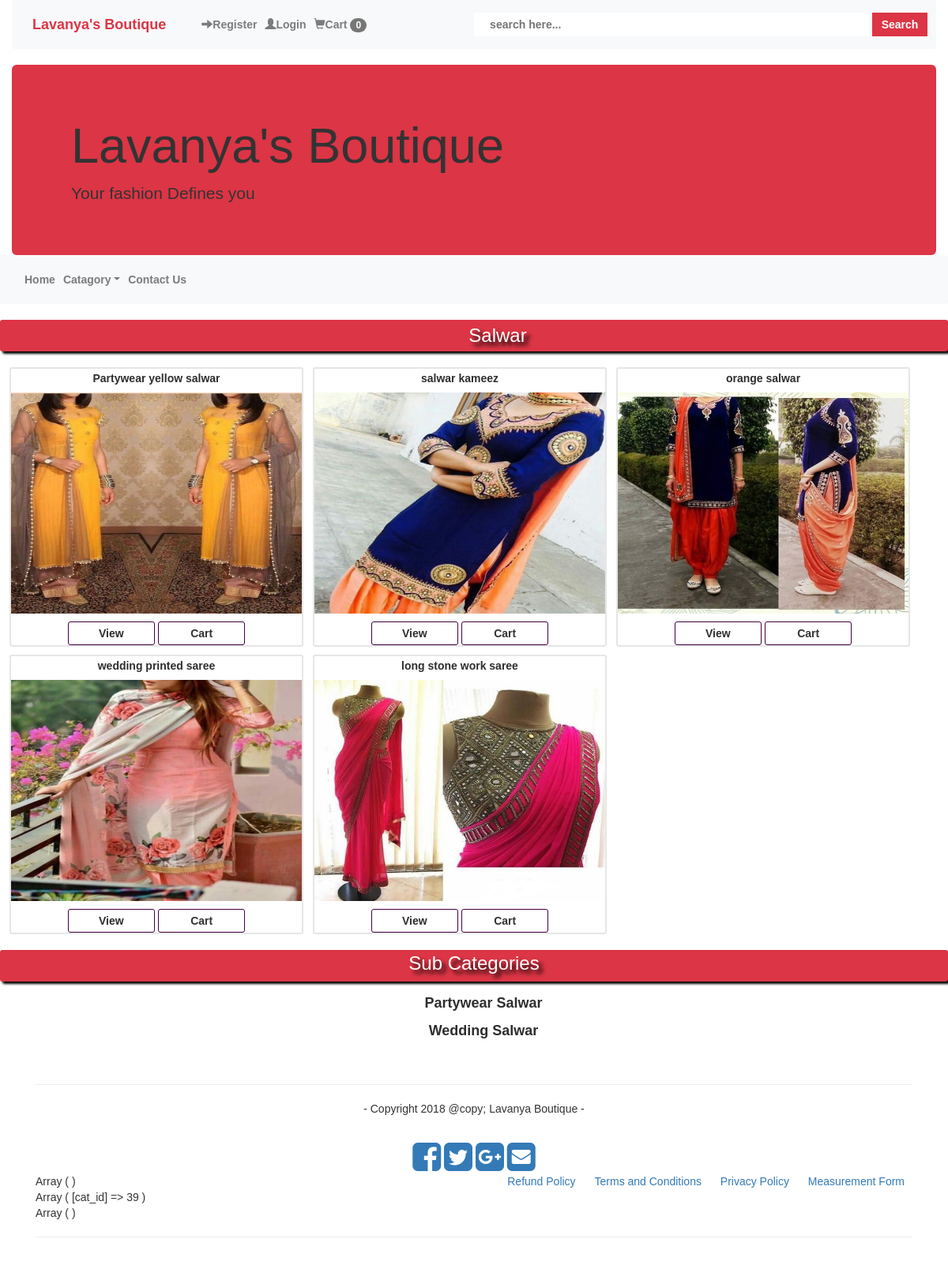
Screenshot of /view/cat_detail.php?cat_id=39 with the database file from the repository.
### tables this page shows
CREATE TABLE `main_cat` (
  `cat_id` int(10) NOT NULL,
  `cat_name` varchar(50) NOT NULL
);

CREATE TABLE `products` (
  `pro_id` int(10) NOT NULL,
  `pro_name` varchar(100) NOT NULL,
  `cat_id` int(10) NOT NULL,
  `sub_cat_id` int(10) NOT NULL,
  `image` varchar(255) NOT NULL,
  `description` varchar(255) NOT NULL,
  `price` int(10) NOT NULL,
  `keyword` varchar(255) NOT NULL,
  `pro_added_date` timestamp NOT NULL DEFAULT CURRENT_TIMESTAMP ON UPDATE CURRENT_TIMESTAMP
);

CREATE TABLE `sub_cat` (
  `sub_cat_id` int(10) NOT NULL,
  `sub_cat_name` varchar(155) NOT NULL,
  `cat_id` int(10) NOT NULL
);

### model/function.php (called while the page is built, shortened)
<?php
function userLoggedIn() {
    if (isset($_SESSION["username"]) && isset($_SESSION["password"]) && isset($_SESSION["role"])) {
        return true;
    } else {
        return false;
    }
}
?>

### control/display_db.php (the view, shortened to what this page needs)
<?php
function getIp() {
    $ip = $_SERVER['REMOTE_ADDR'];
    return $ip;
}
function cart_count(){
    include("../model/db.php");
    $ip = getIp();
    $get_cart_item = $conn->prepare("select * from carts where ip_add='$ip'");
    $get_cart_item->execute();
    $count_cart = $get_cart_item->rowCount();
    echo $count_cart;
}
function cat_detail(){
    include("../model/db.php");
    if(isset($_GET['cat_id'])){
        $cat_id = $_GET['cat_id'];
        $cat_pro = $conn->prepare("select * from products where cat_id='$cat_id'");
        $cat_pro->setFetchMode(PDO:: FETCH_ASSOC);
        $cat_pro->execute();
        $cat_name =$conn->prepare("select * from main_cat where cat_id='$cat_id'");
        $cat_name->setFetchMode(PDO:: FETCH_ASSOC);
        $cat_name->execute();
        $row = $cat_name->fetch();
        $row_main_cat = $row['cat_name'];
        echo"<h3>$row_main_cat</h3>";
        while($row_cat = $cat_pro->fetch()):
            echo" <li>
                    <a href='../view/pro_detail.php?pro_id=".$row_cat ['pro_id']."'>
                        <h4>".$row_cat ['pro_name']."</h4>
                        <img src='../view/img/pro_img/".$row_cat ['image']."'>
                        <center>
                            <button id='pro_btn'><a href = '../view/pro_detail.php?pro_id=".$row_cat ['pro_id']."'>View</a></button>
                            <button id='pro_btn' name = 'cart_btn'>Cart</button>
                        </center>
                    </a>
                  </li>";
        endwhile;
    }
}
function viewall_subcat(){
    include("../model/db.php");
    if(isset($_GET['cat_id'])){
        $cat_id = $_GET['cat_id'];
        $sub_cat = $conn->prepare("select * from sub_cat where cat_id='$cat_id'");
        $sub_cat->setFetchMode(PDO:: FETCH_ASSOC);
        $sub_cat->execute();
        echo"<h3>Sub Categories</h3>";
        while($row = $sub_cat->fetch()):
            echo "<li><a href='cat_detail.php?sub_cat_id=".$row['sub_cat_id']."'>".$row['sub_cat_name']."</a></li>";
        endwhile;
    }
}
?>

### view/pages/links.php (shortened to what this page needs)
<!doctype html>
<html lang="en">
  <head>
    <link href="css/style.css" rel="stylesheet">
    <link rel="stylesheet" href="https://stackpath.bootstrapcdn.com/bootstrap/4.1.3/css/bootstrap.min.css">
    <link rel="stylesheet" href="https://use.fontawesome.com/releases/v5.2.0/css/all.css">
    <link href="//maxcdn.bootstrapcdn.com/font-awesome/4.1.0/css/font-awesome.min.css" rel="stylesheet">
    <link href="../view/css/bootstrap-datepicker.css" rel="stylesheet">
      <link href="//maxcdn.bootstrapcdn.com/bootstrap/3.3.0/css/bootstrap.min.css" rel="stylesheet" id="bootstrap-css">
  </head>
  <body>

### view/pages/header.php (shortened to what this page needs)
<?php
    include('../model/function.php');
    include('../control/display_db.php');
?>
<div class="container-fluid">
<nav class="navbar navbar-expand-md navbar-light bg-light sticky-top" style="font-weight: bolder;">
            <a class="navbar-brand" href="index.php" style="font-weight:bolder; color: #dc3545;">Lavanya's Boutique</a>
        <div class="collapse navbar-collapse" id="navbarFour">
        <ul class="nav navbar-nav ml-auto">
        <?php
        if(!userLoggedIn()){
        echo'<li class="nav-item"><a class="nav-link" href="reg.php"><span class="glyphicon glyphicon-arrow-right"></span><strong>Register</strong></a>
        </li>';
        }
        ?>
            <?php
                if(!userLoggedIn()){
                    echo '<li class="nav-item"><a class="nav-link" href="login.php"><span class="glyphicon glyphicon-user"></span><strong>Login</strong></a></li>';
                }
            ?>
        <li class="nav-item" id="cart_btn"><a id = "cart-popover" class="nav-link" data-placement = "bottom" title="shopping cart" href="../view/cart.php">
            <span class="glyphicon glyphicon-shopping-cart"></span><strong>Cart </strong>
            <span class="badge"> <?php echo cart_count(); ?></span>
            </a></li>
        </ul>
        </div>
        <div id="search">
            <form method="get" enctype="multipart/form-data" action="../view/search.php">
                <input type="text" id="search_box" name="user_query" placeholder="search here...">
                <button name="search" id="search_btn">Search</button>
            </form>
        </div>
    </nav>
    <div class="jumbotron jumbotron-fluid" style="margin-bottom: 0px; background: #dc3545;">
        <div class="container">
        <h1>Lavanya's Boutique</h1>
        <p>Your fashion Defines you</p>
        </div>
    </div>
</div>

### view/pages/navbar.php (shortened to what this page needs)
<nav class="navbar navbar-expand-md navbar-light bg-light" style="font-weight: bolder;">
        <div class="collapse navbar-collapse abc" id="collapse_target">
        <ul class="navbar-nav">
        <li class="nav-item"><a class="nav-link" href="index.php" >Home</a></li>
        <li class="nav-item dropdown"><a class="nav-link dropdown-toggle" data-toggle="dropdown" data-target="dropdown_target" href="#" >Catagory</a>
        </li>
        <li class="nav-item"><a class="nav-link" href="#">Contact Us</a></li>
        </ul>
        </div>
    </nav>

### view/cat_detail.php
 <?php
    include("pages/links.php");
    include("pages/header.php");
    include("pages/navbar.php");
    echo "<div id='bodyleft'><ul>";cat_detail(); sub_cat_detail();echo"</ul></div> <br clear='all'/>";
    echo "<div class='bodyright' id='bodyright'><ul>";viewall_subcat(); viewall_cater();echo"</ul></div> <br clear='all'/>";
    include("pages/footer.php");
?>

### view/pages/footer.php (shortened to what this page needs)
<div class="container">
    <hr>
        <div class="text-center center-block">
            <p class="txt-railway">- Copyright 2018 @copy; Lavanya Boutique -</p>
            <br />
                <a href="https://www.facebook.com/bootsnipp"><i id="social-fb" class="fa fa-facebook-square fa-3x social"></i></a>
	            <a href="https://twitter.com/bootsnipp"><i id="social-tw" class="fa fa-twitter-square fa-3x social"></i></a>
	            <a href="https://plus.google.com/+Bootsnipp-page"><i id="social-gp" class="fa fa-google-plus-square fa-3x social"></i></a>
	            <a href="mailto:bootsnipp@gmail.com"><i id="social-em" class="fa fa-envelope-square fa-3x social"></i></a>
        </div>
        <div class="policy" style="float: right;">
                <a href="../view/policy.php" style="padding:10px;">Refund Policy</a>
                <a href="../view/termCon.php" style="padding:10px;">Terms and Conditions</a>
                <a href="../view/priPolicy.php" style="padding:10px;">Privacy Policy</a>
                <a href="/online_shopping/downloadfile/MeasurementForm.xlsx" style="padding:10px;">Measurement Form</a>
        </div>
<?php
    echo "<div>";
    print_r($_SESSION);
    echo "</div><div>";
    print_r($_GET);
    echo "</div><div>";
    print_r($_POST);
    echo"</div>";
?>
    <hr>
</div>
<br />

### view/css/style.css (style rules this page uses)
* { margin: 0; padding:0; font-family: verdana, Geneva, sans-serif; border: 0; }
#bodyleft ul { list-style-type: none; padding-bottom: 1.5%; }
#bodyleft ul li { border-radius: 3px; margin-top: 10px; margin-left: 1%; float: left; width: 31%; min-height: 350px; border: 2px solid #e6e6e6; }
#bodyleft ul li a { text-decoration: none; color: #2e2e2e; display: block; }
#pro_btn { width: 30%; height: 30px; background: #fff; border-radius: 3px; border: 1px solid #400040; font-weight: bolder; }
#bodyleft ul li a h4 { text-align: center; font-size: 14px; font-weight: bolder; margin-top: 5px; }
#bodyleft ul li a img { width:100%; height: 280px; margin-bottom: 10px; }
#bodyright h3 { background: #dc3545; height: 40px; text-align: center; color: #fff; border-radius: 3px; text-shadow: 5px 5px 5px #000; box-shadow: 3px 3px 3px #000; }
#bodyleft h3 { line-height: 40px; border-radius: 3px; height: 40px; background: #dc3545; color: #fff; padding-left: 5%; text-align: center; text-shadow: 5px 5px 5px #000; box-shadow: 3px 3px 3px #000; }
.bodyright ul { list-style-type: none; }
.bodyright h3 { padding-top: 4px; }
.bodyright ul li { height: 35px; width: 100%; line-height: 35px; padding-left: 2%; text-align: center; }
.bodyright ul li a { text-decoration: none; color: #2e2e2e; font-size: 18px; font-weight: bold; }
#search #search_box { width: 500px; height: 30px; padding-left: 20px; color: #000; }
#search #search_btn { width: 70px; height: 30px; background: #dc3545; color: #fff; }

### rows the page displays
main_cat: cat_name "Salwar"
products: pro_name "Partywear yellow salwar", image (picture)
products: pro_name "salwar kameez", image (picture)
products: pro_name "orange salwar", image (picture)
products: pro_name "wedding printed saree", image (picture)
products: pro_name "long stone work saree", image (picture)
sub_cat: sub_cat_name "Partywear Salwar"
sub_cat: sub_cat_name "Wedding Salwar"

### other values shown
$count_cart "0"
